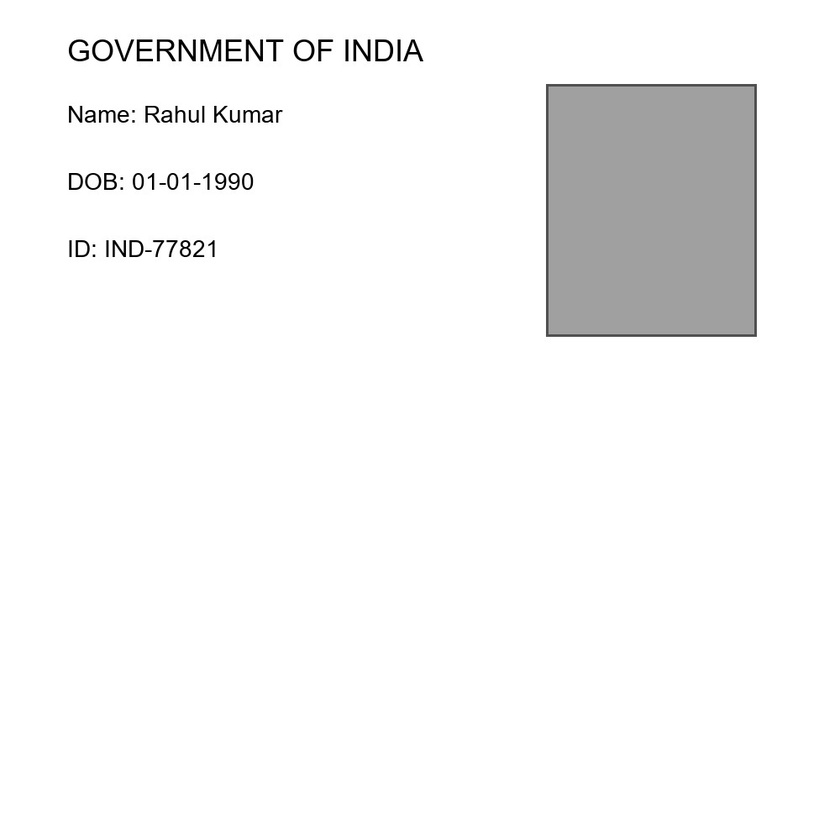
#> input picture data/raw/sample.jpg, 840 x 840 px, shrunk from 1000 x 1000 before the run; its folder holds only this picture in this run
$ python -i forensics.py   (imports and definitions only)   (older library calls are emulated)
#> lines starting #> are read from the running program, lines starting #| are printed output that depends on the picture; after the words box and inside, x2 and y2 are one past the last pixel; in counts of white or black regions, pixels touching at a corner belong together
"""Core forensic analysis: Error Level Analysis and noise variance."""

from __future__ import annotations

from io import BytesIO
from pathlib import Path
from typing import Any, Union

import cv2
import numpy as np
from PIL import Image

ImageInput = Union[str, Path, np.ndarray, Image.Image]


class ForensicEngine:
    """Image forensic utilities for tampering / inconsistency detection."""

    def __init__(self, ela_quality: int = 90, ela_scale: float = 15.0) -> None:
        if not 1 <= ela_quality <= 95:
            raise ValueError("ela_quality must be between 1 and 95")
        if ela_scale <= 0:
            raise ValueError("ela_scale must be positive")
        self.ela_quality = ela_quality
        self.ela_scale = ela_scale

    @staticmethod
    def _to_bgr_uint8(image: ImageInput) -> np.ndarray:
        """Normalize supported inputs to a BGR uint8 ndarray."""
        if isinstance(image, (str, Path)):
            arr = cv2.imread(str(image), cv2.IMREAD_COLOR)
            if arr is None:
                raise FileNotFoundError(f"Unable to read image: {image}")
            return arr

        if isinstance(image, Image.Image):
            rgb = np.asarray(image.convert("RGB"), dtype=np.uint8)
            return cv2.cvtColor(rgb, cv2.COLOR_RGB2BGR)

        if isinstance(image, np.ndarray):
            if image.size == 0:
                raise ValueError("Empty image array")
            arr = image
            if arr.dtype != np.uint8:
                arr = np.clip(arr, 0, 255).astype(np.uint8)
            if arr.ndim == 2:
                return cv2.cvtColor(arr, cv2.COLOR_GRAY2BGR)
            if arr.ndim == 3 and arr.shape[2] == 3:
                return arr.copy()
            if arr.ndim == 3 and arr.shape[2] == 4:
                return cv2.cvtColor(arr, cv2.COLOR_BGRA2BGR)
            raise ValueError(f"Unsupported array shape: {arr.shape}")

        raise TypeError(f"Unsupported image type: {type(image)!r}")

    @staticmethod
    def _ela_gray(ela: np.ndarray) -> np.ndarray:
        """Collapse an ELA map to a float32 brightness plane."""
        if ela.ndim == 3:
            return ela.astype(np.float32).mean(axis=2)
        return ela.astype(np.float32)

    def compute_ela_anomaly(self, ela: np.ndarray) -> dict[str, float]:
        """
        Quantify localized ELA glow.

        ``mean_brightness`` is the global ELA mean. Patches brighter than
        mean + 3σ define anomalies; ``tamper_density`` is the peak local
        brightness inside those patches (high-intensity localized glow).
        """
        gray = self._ela_gray(ela)
        mean_brightness = float(np.mean(gray))
        std = float(np.std(gray))
        threshold = mean_brightness + 3.0 * std

        hot_mask = gray > threshold
        local = cv2.blur(gray, (31, 31))
        if np.any(hot_mask):
            tamper_density = float(np.max(local[hot_mask]))
            hotspot_mean = float(np.mean(gray[hot_mask]))
            hot_fraction = float(np.mean(hot_mask))
        else:
            tamper_density = 0.0
            hotspot_mean = 0.0
            hot_fraction = 0.0

        # anomaly_score mirrors localized glow strength used by the scorer
        anomaly_score = tamper_density

        return {
            "mean_brightness": mean_brightness,
            "std_brightness": std,
            "threshold": float(threshold),
            "hot_fraction": hot_fraction,
            "hotspot_mean": hotspot_mean,
            "tamper_density": tamper_density,
            "anomaly_score": anomaly_score,
        }

    def error_level_analysis(
        self,
        image: ImageInput,
        quality: int | None = None,
        scale: float | None = None,
        normalize: bool = True,
        return_metrics: bool = False,
    ) -> np.ndarray | tuple[np.ndarray, dict[str, float]]:
        """
        Compute Error Level Analysis (ELA) of an image.

        Re-encodes the image as JPEG at a fixed quality, then returns the
        amplified absolute difference between the original and recompressed
        versions. Edited regions typically show higher residual intensity.

        When ``return_metrics`` is True, also returns anomaly / tamper metrics
        derived from the unnormalized residual (better for scoring).
        """
        quality = self.ela_quality if quality is None else quality
        scale = self.ela_scale if scale is None else scale
        if not 1 <= quality <= 95:
            raise ValueError("quality must be between 1 and 95")
        if scale <= 0:
            raise ValueError("scale must be positive")

        original = self._to_bgr_uint8(image)
        rgb = cv2.cvtColor(original, cv2.COLOR_BGR2RGB)
        pil_img = Image.fromarray(rgb)

        buffer = BytesIO()
        pil_img.save(buffer, format="JPEG", quality=quality)
        buffer.seek(0)
        recompressed = np.asarray(Image.open(buffer).convert("RGB"), dtype=np.uint8)
        recompressed_bgr = cv2.cvtColor(recompressed, cv2.COLOR_RGB2BGR)

        diff = cv2.absdiff(original, recompressed_bgr).astype(np.float32)
        amplified = diff * float(scale)

        # Metrics always use unnormalized residuals so peak-mapping cannot
        # hide absolute glow differences between images.
        metrics = self.compute_ela_anomaly(np.clip(amplified, 0, 255))

        if normalize:
            peak = float(np.max(amplified))
            if peak > 0.0:
                ela = (amplified / peak) * 255.0
            else:
                ela = amplified
        else:
            ela = amplified

        ela_u8 = np.clip(ela, 0, 255).astype(np.uint8)
        if return_metrics:
            return ela_u8, metrics
        return ela_u8

    def perform_ela(
        self,
        image: ImageInput,
        quality: int | None = None,
        scale: float | None = None,
        normalize: bool = True,
        return_metrics: bool = False,
    ) -> np.ndarray | tuple[np.ndarray, dict[str, float]]:
        """Alias for :meth:`error_level_analysis`."""
        return self.error_level_analysis(
            image,
            quality=quality,
            scale=scale,
            normalize=normalize,
            return_metrics=return_metrics,
        )

    def noise_variance_analysis(
        self,
        image: ImageInput,
        ksize: int = 3,
        window: int = 7,
        normalize: bool = True,
    ) -> np.ndarray:
        """
        Detect pixel inconsistencies via Laplacian-based local noise variance.

        Applies a Laplacian filter, then estimates local variance of the
        residual. Abrupt variance changes often indicate spliced / edited areas.
        """
        if ksize not in (1, 3, 5, 7):
            raise ValueError("ksize must be 1, 3, 5, or 7")
        if window < 3 or window % 2 == 0:
            raise ValueError("window must be an odd integer >= 3")

        bgr = self._to_bgr_uint8(image)
        gray = cv2.cvtColor(bgr, cv2.COLOR_BGR2GRAY).astype(np.float32)

        laplacian = cv2.Laplacian(gray, cv2.CV_32F, ksize=ksize)
        residual = np.abs(laplacian)

        # Local variance of residual: E[x^2] - (E[x])^2
        kernel = (window, window)
        mean = cv2.blur(residual, kernel)
        mean_sq = cv2.blur(residual * residual, kernel)
        variance = np.maximum(mean_sq - mean * mean, 0.0)

        if normalize:
            peak = float(np.max(variance))
            if peak > 0.0:
                noise_map = (variance / peak) * 255.0
            else:
                noise_map = variance
            return np.clip(noise_map, 0, 255).astype(np.uint8)

        return variance.astype(np.float32)

    def analyze(self, image: ImageInput) -> dict[str, Any]:
        """Run ELA and noise-variance analysis together with anomaly metrics."""
        ela, metrics = self.error_level_analysis(image, return_metrics=True)
        return {
            "ela": ela,
            "noise": self.noise_variance_analysis(image),
            "mean_brightness": metrics["mean_brightness"],
            "tamper_density": metrics["tamper_density"],
            "anomaly_score": metrics["anomaly_score"],
            "ela_metrics": metrics,
        }

>>> import cv2
>>> picture = cv2.cvtColor(cv2.imread('../data/raw/sample.jpg'), cv2.COLOR_BGR2RGB)
#> picture is the input picture: shape (840, 840, 3); min 0, max 255, mean 245.7
>>> result = ForensicEngine().analyze(picture)
#> in error_level_analysis, `diff = cv2.absdiff(original, recompressed_bgr).astype(np.float32)`:
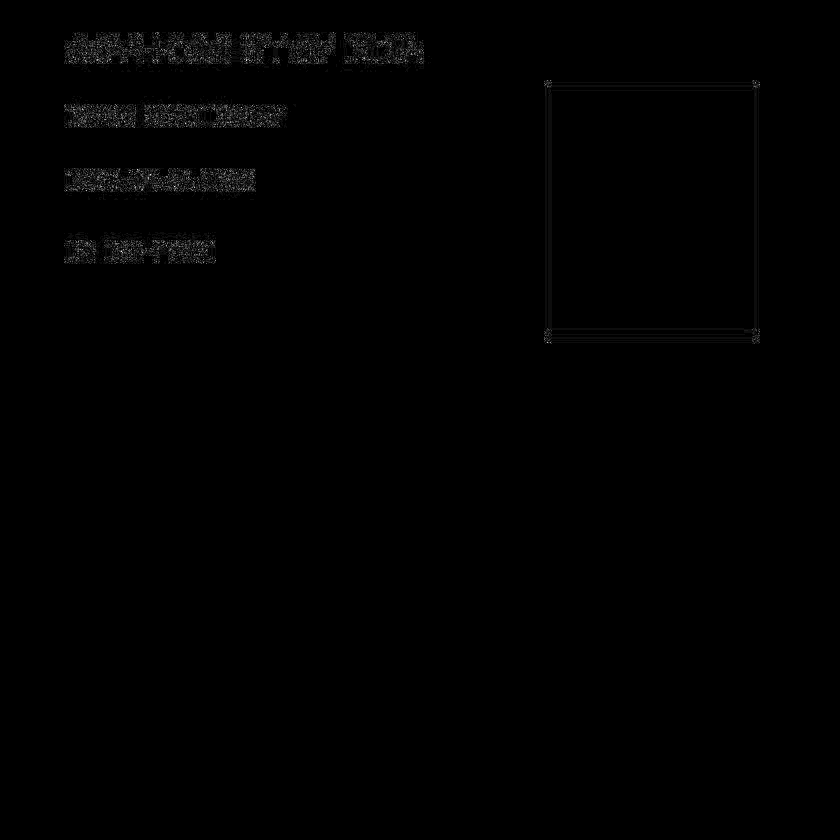
#> diff: shape (840, 840, 3) float32; min 0, max 19, mean 0.0847; drawn with min black and max white
#> in compute_ela_anomaly, `mean_brightness = float(np.mean(gray))`: mean_brightness = 1.27
#> in compute_ela_anomaly, `std = float(np.std(gray))`: std = 8.88
#> in compute_ela_anomaly, `threshold = mean_brightness + 3.0 * std`: threshold = 27.92
#> in compute_ela_anomaly, `hot_mask = gray > threshold`:
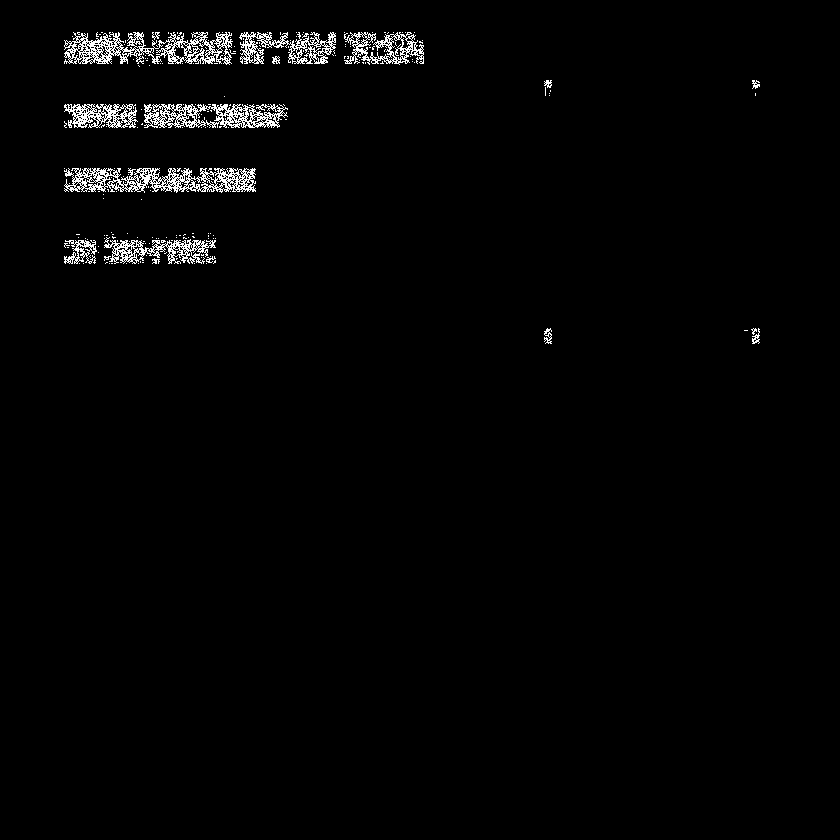
#> hot_mask: shape (840, 840) bool; 1.8% white in thin lines or dots, all inside (x1, y1, x2, y2) = (64, 32, 760, 344)
#> in compute_ela_anomaly, `local = cv2.blur(gray, (31, 31))`:
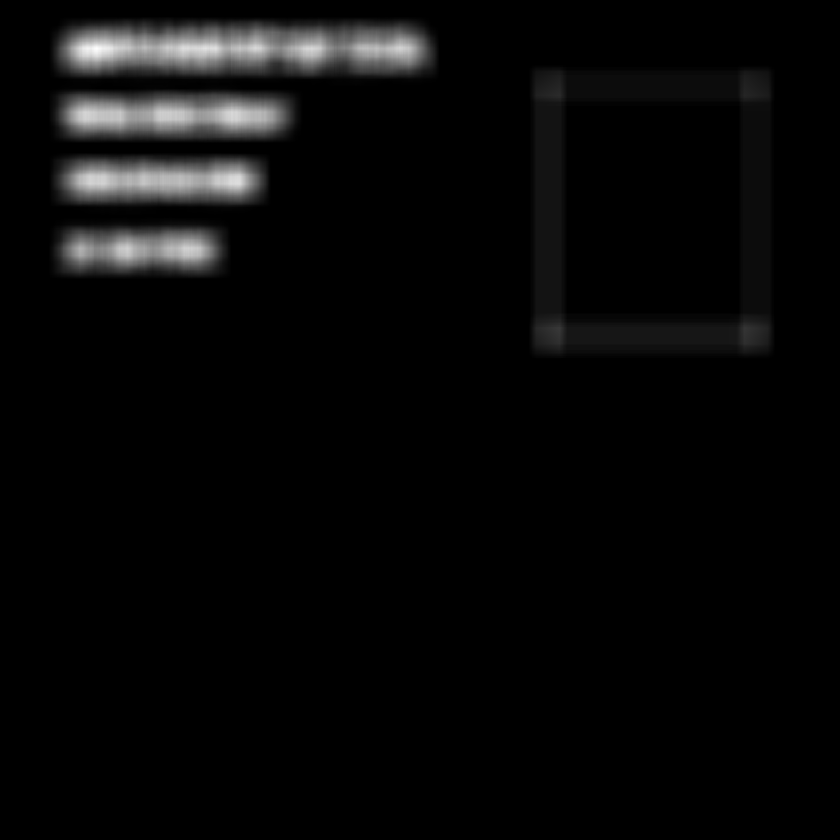
#> local: shape (840, 840) float32; min 0, max 37.99, mean 1.3; drawn with min black and max white
#> in compute_ela_anomaly, `tamper_density = float(np.max(local[hot_mask]))`: tamper_density = 37.76
#> in compute_ela_anomaly, `hotspot_mean = float(np.mean(gray[hot_mask]))`: hotspot_mean = 57.93
#> in compute_ela_anomaly, `hot_fraction = float(np.mean(hot_mask))`: hot_fraction = 0.0176
#> in compute_ela_anomaly, `anomaly_score = tamper_density`: anomaly_score = 37.76
#> in error_level_analysis, `metrics = self.compute_ela_anomaly(np.clip(amplified, 0, 255))`: metrics = {'mean_brightness': 1.27, 'std_brightness': 8.88, 'threshold': 27.92, 'hot_fraction': 0.0176, 'hotspot_mean': 57.93, 'tamper_density': 37.76, 'anomaly_score': 37.76}
#> in error_level_analysis, `peak = float(np.max(amplified))`: peak = 285
#> in noise_variance_analysis, `laplacian = cv2.Laplacian(gray, cv2.CV_32F, ksize=ksize)`:
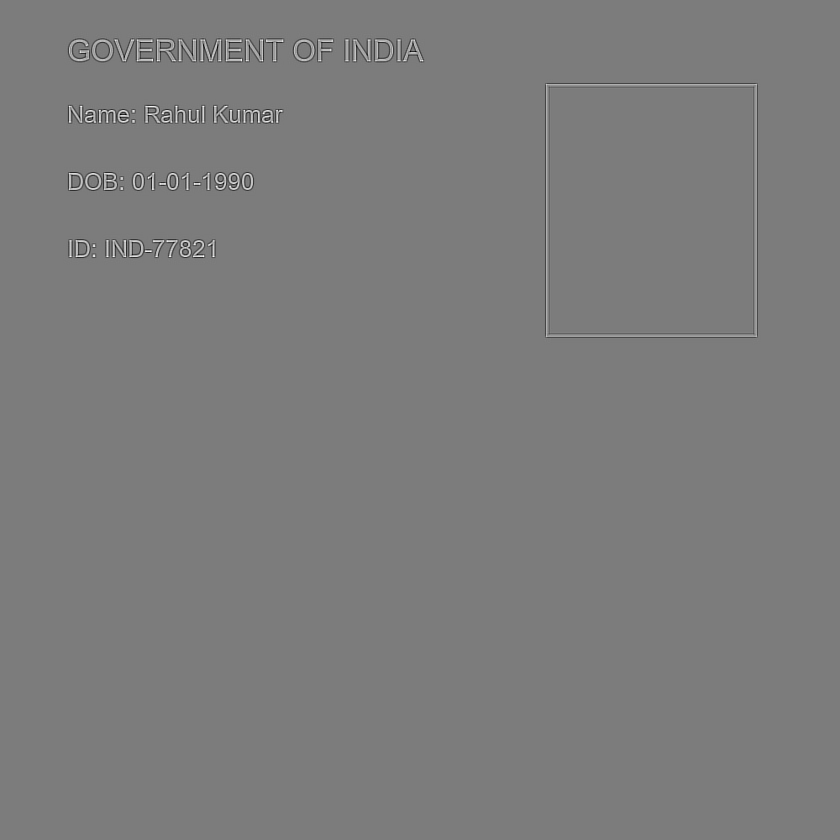
#> laplacian: shape (840, 840) float32; min -1466, max 1542, mean 0; drawn with min black and max white
#> in noise_variance_analysis, `residual = np.abs(laplacian)`:
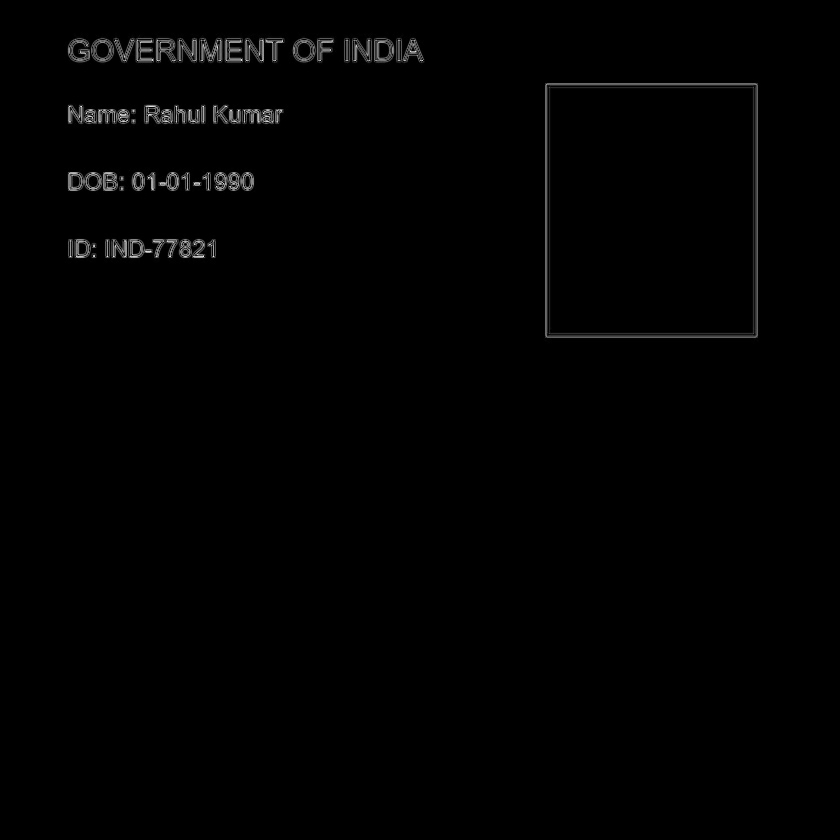
#> residual: shape (840, 840) float32; min 0, max 1542, mean 11.2; drawn with min black and max white
#> in noise_variance_analysis, `mean = cv2.blur(residual, kernel)`:
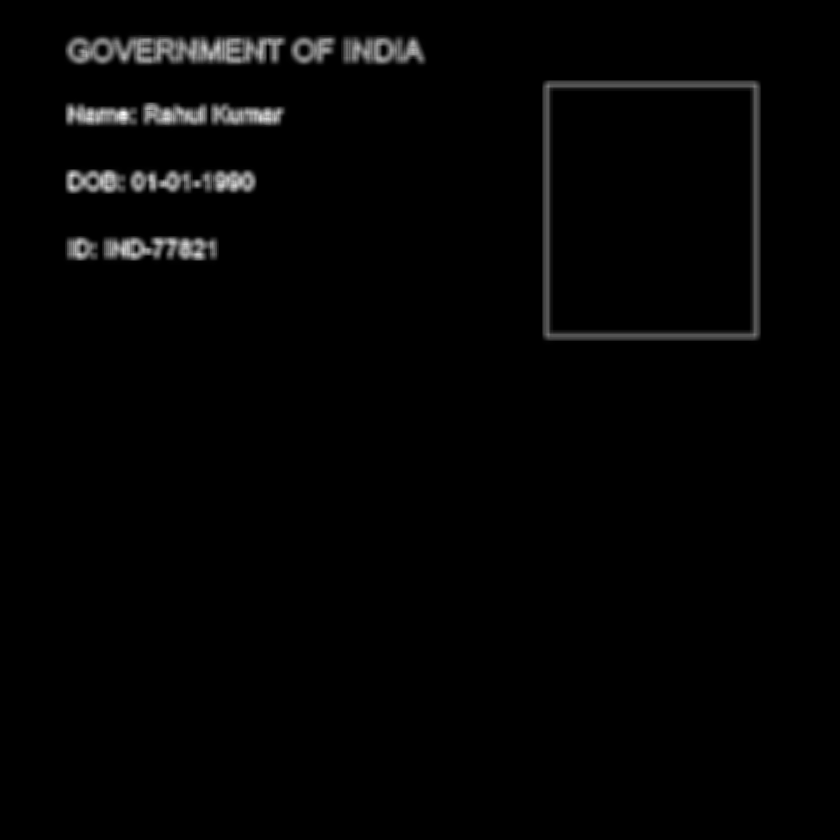
#> mean: shape (840, 840) float32; min 0, max 771.1, mean 11.2; drawn with min black and max white
#> in noise_variance_analysis, `peak = float(np.max(variance))`: peak = 239754.7
#> result = 6 items
